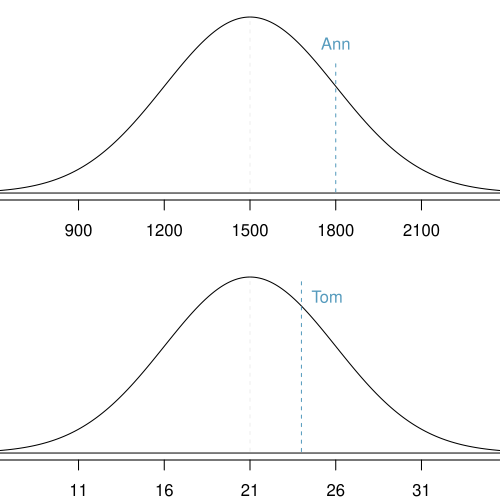

Recreate this plot in R.
library(openintro)
data(COL)

pdf('satActNormals.pdf', 5, 5)

set.seed(1)
#===> plot <===#
par(mfrow=c(2,1), las=1, mar=c(2.5,0,0.5,0))

# curve 1
m <- 1500
s <- 300
X <- m+s*seq(-4,4,0.01)
Y <- dnorm(X, m, s)
plot(X, Y, type='l', axes=F, xlim=m+s*c(-2.7,2.7))
axis(1, at=m+s*(-3:3))
abline(h=0)
lines(c(m,m), dnorm(m, m, s)*c(0.01,0.99), lty=2, col='#EEEEEE')
lines(c(m,m)+s, dnorm(m+s, m, s)*c(0.01,1.25), lty=2, col=COL[1])
text(m+s, dnorm(m+s,m,s)*1.25, 'Ann', pos=3, col=COL[1])


# curve 2
par(mar=c(2,0,1,0))
m <- 21
s <- 5
X <- m+s*seq(-4,4,0.01)
Y <- dnorm(X, m, s)
plot(X, Y, type='l', axes=F, xlim=m+s*c(-2.7,2.7))
axis(1, at=m+s*(-3:3))
abline(h=0)
lines(c(m,m), dnorm(m, m, s)*c(0.01,0.99), lty=2, col='#EEEEEE')
lines(c(m,m)+3, dnorm(m+3, m, s)*c(0.01,1.2), lty=2, col=COL[1])
text(m+3, dnorm(m+3,m,s)*1.05, 'Tom', pos=4, col=COL[1])

dev.off()
